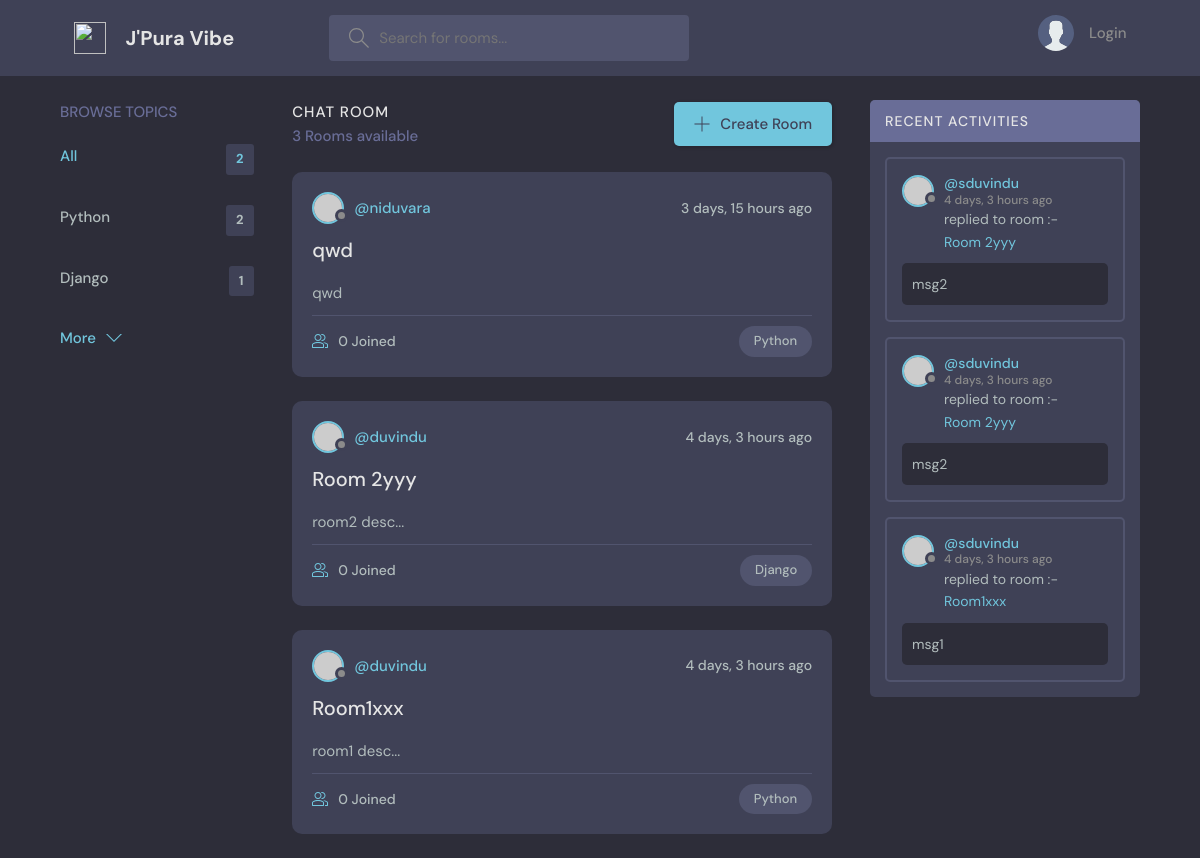
/, run on an earlier commit of the app's database.
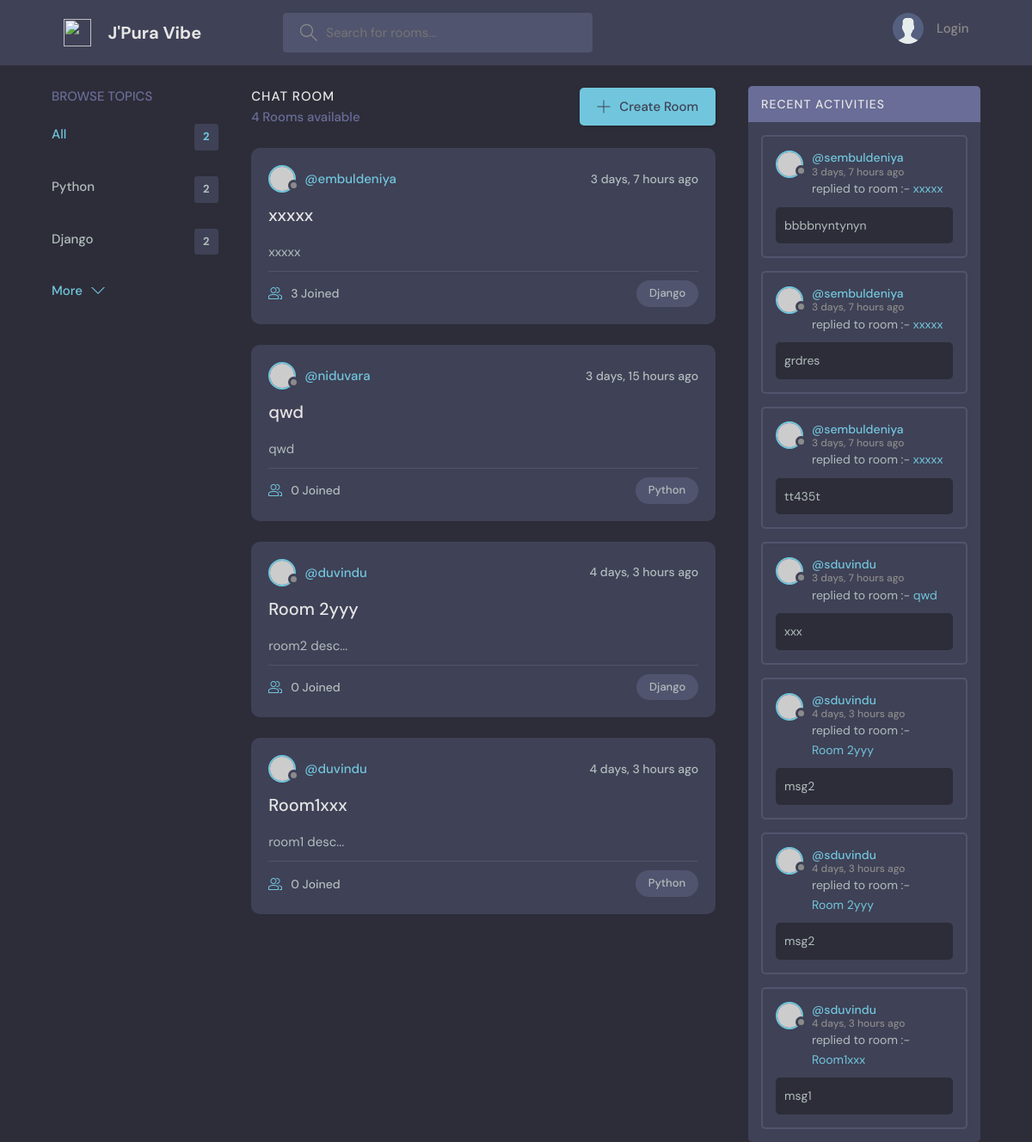
And on a later commit of the database.
### home/models.py (models this page shows, shortened)
class Topic(models.Model):
    name = models.CharField(max_length=200)

class Room(models.Model):
    host = models.ForeignKey(User, on_delete=models.CASCADE)
    topic = models.ForeignKey(Topic, on_delete=models.CASCADE)
    name = models.CharField(max_length=200)
    description = models.TextField(blank=True, null=True)
    participants = models.ManyToManyField(User, related_name='participants')
    updated = models.DateTimeField(auto_now=True)
    created = models.DateTimeField(auto_now_add=True)
    class Meta:
        ordering = ['-updated','-created']

class Message(models.Model):
    user = models.ForeignKey(User, on_delete=models.CASCADE)
    room = models.ForeignKey(Room, on_delete=models.CASCADE)
    body = models.TextField()
    updated = models.DateTimeField(auto_now=True)
    created = models.DateTimeField(auto_now_add=True)
    class Meta:
        ordering = ['-created']

### home/views.py (the view)
# urls.py: path('', home, name = 'home'),
def home(request):
    q = request.GET.get('q') if request.GET.get('q') else ''
    rooms = Room.objects.filter(
        Q(topic__name__icontains = q)|
        Q(host__username__icontains = q)|
        Q(name__icontains = q)|
        Q(description__icontains = q)
    )
    rooms_count = rooms.count()
    topics = Topic.objects.filter(
        Q(name__icontains = q)
    )
    activities = Message.objects.filter(
        Q(room__topic__name__icontains = q)|
        Q(user__username__icontains = q)|
        Q(room__name__icontains = q)|
        Q(room__description__icontains = q)|
        Q(body__icontains = q)
    )
    context = {'rooms':rooms, 'topics':topics, 'rooms_count':rooms_count, 'activities':activities}
    return render(request, 'home/index.html', context)

### home/templates/home/index.html (shortened to what this page needs)
{% extends 'base.html' %}
{% block content %}
    <main class="layout layout--3">
      <div class="container">
        {% include 'home/c1-topic.html' %}
          <div class="roomList">
            <div class="roomList__header">
              <div>
                <h2>Chat Room</h2>
                <p>{{rooms_count}} Rooms available</p>
              </div>
              <a class="btn btn--main" href="{% url 'create-room' %}">
                <svg version="1.1" xmlns="http://www.w3.org/2000/svg" width="32" height="32" viewBox="0 0 32 32">
                  <title>add</title>
                  <path
                    d="M16.943 0.943h-1.885v14.115h-14.115v1.885h14.115v14.115h1.885v-14.115h14.115v-1.885h-14.115v-14.115z"
                  ></path>
                </svg>
                Create Room
              </a>
            </div>
            {% include 'home/c2-feed.html' %}
          </div>
      {% include 'home/c3-activity.html' %}
      </div>
    </main>
{% endblock content %}

### home/templates/home/c1-topic.html
        <div class="topics">
          <div class="topics__header">
            <h2>Browse Topics</h2>
          </div>
          <ul class="topics__list">
            <li>
              <a href="{% url 'home' %}" class="active">All <span>{{topics.count}}</span></a>
            </li>
            {% for topic in topics %}
                <li>
                    <a href="{% url 'home' %}?q={{topic.name}}">{{topic.name}} <span>{{topic.room_set.all.count}}</span></a>
                </li>
            {% endfor %}
          </ul>
          <a class="btn btn--link" href="topics.html">
            More
            <svg version="1.1" xmlns="http://www.w3.org/2000/svg" width="32" height="32" viewBox="0 0 32 32">
              <title>chevron-down</title>
              <path d="M16 21l-13-13h-3l16 16 16-16h-3l-13 13z"></path>
            </svg>
          </a>
        </div>

### home/templates/home/c2-feed.html (shortened to what this page needs)
        {% for room in rooms %}
          <div class="roomListRoom">
            <div class="roomListRoom__header">
              <a href="{% url 'profile' room.host.username %}" class="roomListRoom__author">
                <div class="avatar avatar--small">
                  <img src="https://randomuser.me/api/portraits/women/11.jpg" />
                </div>
                <span>@{{room.host.username}}</span>
              </a>
              <div class="roomListRoom__actions">
                <span>{{room.created|timesince}} ago</span>
              </div>
            </div>
            <div class="roomListRoom__content">
              <a href="{% url 'room' room.id %}">{{room.name}}</a>
              <p>
                {{room.description}}
              </p>
            </div>
            <div class="roomListRoom__meta">
              <a href="{% url 'room' room.id %}" class="roomListRoom__joined">
                {{room.participants.all.count}} Joined
              </a>
              <p class="roomListRoom__topic">{{room.topic.name}}</p>
            </div>
          </div>
        {% endfor %}

### home/templates/home/c3-activity.html (shortened to what this page needs)
        <div class="activities">
          <div class="activities__header">
            <h2>Recent Activities</h2>
          </div>
            {% for activity in activities %}
                <div class="activities__box">
                    <div class="activities__boxHeader roomListRoom__header">
                    <a href="{% url 'profile' activity.user.username %}" class="roomListRoom__author">
                        <div class="avatar avatar--small">
                        <img src="https://randomuser.me/api/portraits/women/11.jpg" />
                        </div>
                        <p>
                        @s{{activity.user.username}}
                        <span>{{activity.created|timesince}} ago</span>
                        </p>
                    </a>
                    </div>
                    <div class="activities__boxContent">
                    <p>replied to room :- <a href="{% url 'room' activity.room.pk %}">{{activity.room.name}}</a></p>
                    <div class="activities__boxRoomContent">
                        {{activity.body}}
                    </div>
                    </div>
                </div>
            {% endfor %}
        </div>

What changed in the data, as far as the page shows it:
computed for Topic "Django": room_set.all.count "1" → "2"
added Room: host.username "embuldeniya", created "3 days, 7 hours", name "xxxxx", description "xxxxx", participants.all.count "3", topic.name "Django"
added Message: user.username "embuldeniya", created "3 days, 7 hours", room.name "xxxxx", body "bbbbnyntynyn"
added Message: user.username "embuldeniya", created "3 days, 7 hours", room.name "xxxxx", body "grdres"
added Message: user.username "embuldeniya", created "3 days, 7 hours", room.name "xxxxx", body "tt435t"
added Message: user.username "duvindu", created "3 days, 7 hours", room.name "qwd", body "xxx"
Also different on the page:
{{ rooms_count }}: "3" → "4"
